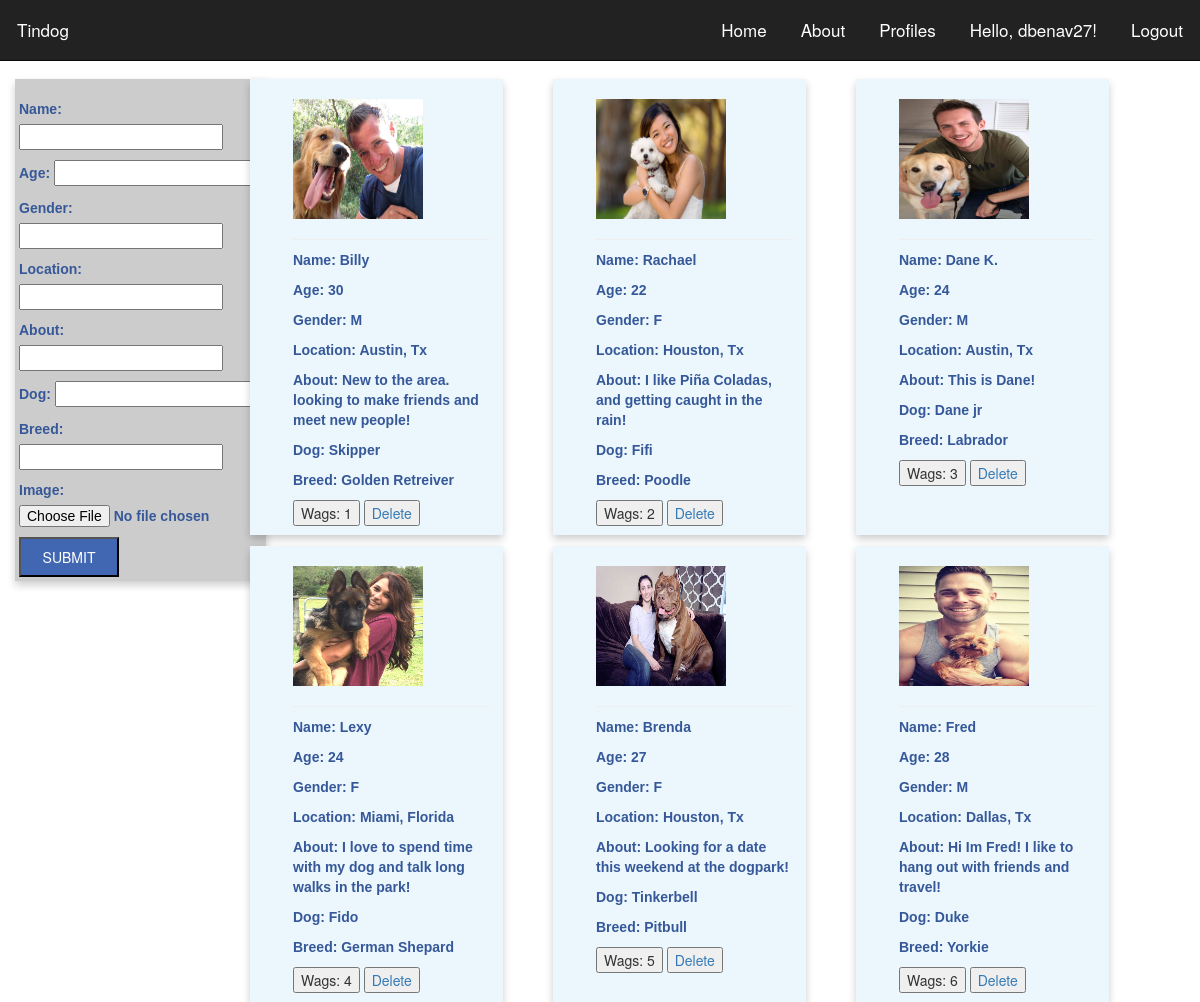
Page /profiles/ (signed in) on the committed database.
### main_app/models.py (models this page shows, shortened)
class Treasure(models.Model):
    user = models.ForeignKey(User)
    name = models.CharField(max_length=100)
    age = models.DecimalField(max_digits=10, decimal_places=0)
    gender = models.CharField(max_length=100)
    location = models.CharField(max_length=100)
    about = models.CharField(max_length=100, default='')
    dog = models.CharField(max_length=100, default='')
    breed = models.CharField(max_length=100, default='')
    likes = models.IntegerField(default=0)
    image = models.ImageField(upload_to='treasure_images',
                               default='')

### main_app/views.py (the view)
# urls.py: url(r'^profiles/$', views.dates, name="dates"),
def dates(request):
    treasures = Treasure.objects.all()
    form = TreasureForm()
    return render(request, 'dates.html', {'treasures':treasures,'form':form})

### main_app/forms.py
class TreasureForm(forms.ModelForm):
    class Meta:
        model = Treasure
        fields = ['name', 'age', 'gender', 'location', 'about', 'dog', 'breed', 'image']

### main_app/templates/dates.html (shortened to what this page needs)
{% extends 'base.html' %} {% load staticfiles %} {% block content %}
<div class="datelist">
  <div class="row">
    <div class="col-md-2">
      <form enctype="multipart/form-data" action="post_treasure" method="post">
        <div class="field-wrapper">
          {{ form.as_p }}
          <input type="submit" value="Submit" class="submit" />
        </div>
      </form>
    </div>
    <div class="col-md-10">
      <div class="row">
        {% for treasure in treasures %}
        <div class="date-card col-md-3" id="{{treasure.id}}">
          <a href="/{{treasure.id}}">
            <div class="photo">
              <img src="{{ treasure.image.url }}" height="120" width="130">
            </div>
          <hr>
            <div class="text">
              <p class="name">Name: {{ treasure.name }}</p>
              <p class="age">Age: {{ treasure.age}}</p>
              <p class="gender">Gender: {{ treasure.gender }}</p>
              <p class="location">Location: {{ treasure.location}}</p>
              <p class="aboutme">About: {{ treasure.about}}</p>
              <p class="dog">Dog: {{ treasure.dog }}</p>
              <p class="breed">Breed: {{ treasure.breed}}</p>
          </a>
          </div>
          <button id="likes" data-id="{{treasure.id}}" class="like" type="button">Wags:
          {% if treasure.likes > 0 %} {{ treasure.likes }} {% else %} None :( {% endif %}
        </button>
          <button><a href="{% url 'delete' treasure.id %}" type="button" name="button">Delete</a></button>
        </div>
        {% endfor %}
{% endblock %}

### main_app/templates/base.html (shortened to what this page needs)
{% load staticfiles %}
<!DOCTYPE html>
<html>
<head>
  <link rel="stylesheet" type="text/css" href="{% static 'bootstrap.min.css' %}" / />
  <link rel="stylesheet" type="text/css" href="{% static 'style.css' %}" / />
</head>
<body>
    <nav class="navbar navbar-inverse navbar-fixed-top">
      <div class="navbar-header">
        <ul class="nav navbar-nav pull-left">
          <li><a href="tindog">Tindog</a></li>
      </div>
      <div>
        <ul class="nav navbar-nav pull-right">
          <li><a href="/">Home</a></li>
          <li><a href="/about">About</a></li>
          <li><a href="/profiles">Profiles</a></li>
          {% if user.is_authenticated %}
          <li><a href="{% url 'profile' user.username %}">Hello, {{ user.username }}!</a> </li>
          <li><a href="{% url 'logout' %}">Logout</a></li>
          {% else %}
          <a href="{% url 'login' %}">Login</a> {% endif %}
        </ul>
      </div>
    </nav>
  <div class="container-fluid">
      {% block content %} {% endblock %}
</body>
</html>

### main_app/static/style.css (style rules this page uses)
.container-fluid { padding-top: 68px; }
.aboutme { overflow-wrap: break-word; }
.navbar-inverse .navbar-nav>li>a { color: #fff; position: relative; display: inline-block; font-size: 17px; line-height: 60px; padding: 0 1em; -webkit-transition: all .3s ease; }
.date-card { height: 456px; margin-left: 5%; width: 253px; background: #ebf7fc; padding-left: 43px; margin-top: 11px; padding-top: 20px; box-shadow: 0 4px 8px 0 rgba(0, 0, 0, 0.2); }
.field-wrapper { width: 251px; padding: 4px; background: rgba(0, 0, 0, .2); padding-top: 20px; margin-top: 11px; box-shadow: 0 4px 8px 0 rgba(0, 0, 0, 0.2); }
.text { margin-top: -10px; }
.submit { padding: 0; -webkit-font-smoothing: antialiased; height: 40px; width: 100px; color: #fff; text-transform: uppercase; background: #4267b2; }
a { text-decoration: none; }
p { color: #365899; font-weight: bold; font-family: sans-serif; text-decoration: none; }

### rows in the picture
Treasure: image (picture), name "Billy", age "30", gender "M", location "Austin, Tx", about "New to the area. looking to make friends and meet new people!", dog "Skipper", breed "Golden Retreiver", likes "1"
Treasure: image (picture), name "Rachael", age "22", gender "F", location "Houston, Tx", about "I like Piña Coladas, and getting caught in the rain!", dog "Fifi", breed "Poodle", likes "2"
Treasure: image (picture), name "Dane K.", age "24", gender "M", location "Austin, Tx", about "This is Dane!", dog "Dane jr", breed "Labrador", likes "3"
Treasure: image (picture), name "Lexy", age "24", gender "F", location "Miami, Florida", about "I love to spend time with my dog and talk long walks in the park!", dog "Fido", breed "German Shepard", likes "4"
Treasure: image (picture), name "Brenda", age "27", gender "F", location "Houston, Tx", about "Looking for a date this weekend at the dogpark!", dog "Tinkerbell", breed "Pitbull", likes "5"
Treasure: image (picture), name "Fred", age "28", gender "M", location "Dallas, Tx", about "Hi Im Fred! I like to hang out with friends and travel!", dog "Duke", breed "Yorkie", likes "6"

### other values in the picture
{{ user.username }} "dbenav27"
